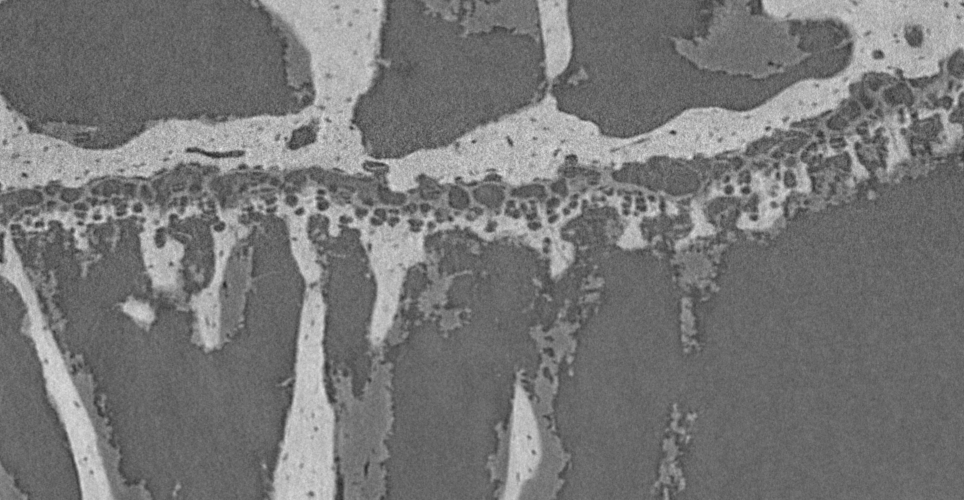
#> input picture 5 Week/V12_10X_x502.png, 964 x 500 px, found by its file name
$ python bone_three_labels.py
#> lines starting #> are read from the running program, lines starting #| are printed output that depends on the picture
import skimage.io
import matplotlib.pyplot as plt
import maxflow.fastmin
import numpy as np

def segmentation_histogram(ax, I, S, edges=None):
    '''
    Histogram for data and each segmentation label.
    '''
    if edges is None:
        edges = np.linspace(I.min(), I.max(), 100)
    ax.hist(I.ravel(), bins=edges, color = 'k')
    centers = 0.5*(edges[:-1] + edges[1:]);
    for k in range(S.max()+1):
        ax.plot(centers, np.histogram(I[S==k].ravel(), edges)[0])


#%% Inspect the image and the histogram
path = 'C:/Users/hujo8/OneDrive/Advanced image analysis/5 Week/'
I = skimage.io.imread(path + 'V12_10X_x502.png').astype(float)/(2**16-1)
#> I: shape (500, 964) float64; min 0.141, max 0.899, mean 0.465
fig, ax = plt.subplots()
ax.imshow(I, cmap=plt.cm.gray)

edges = np.linspace(0, 1, 257)
fig, ax = plt.subplots()
ax.hist(I.ravel(), edges)
ax.set_xlabel('pixel values')
ax.set_ylabel('count')
ax.set_title('intensity histogram')
#%% Define likelihood
mu = np.array([0.40, 0.46, 0.71])
U = np.stack([(I-mu[i])**2 for i in range(len(mu))],axis=2)
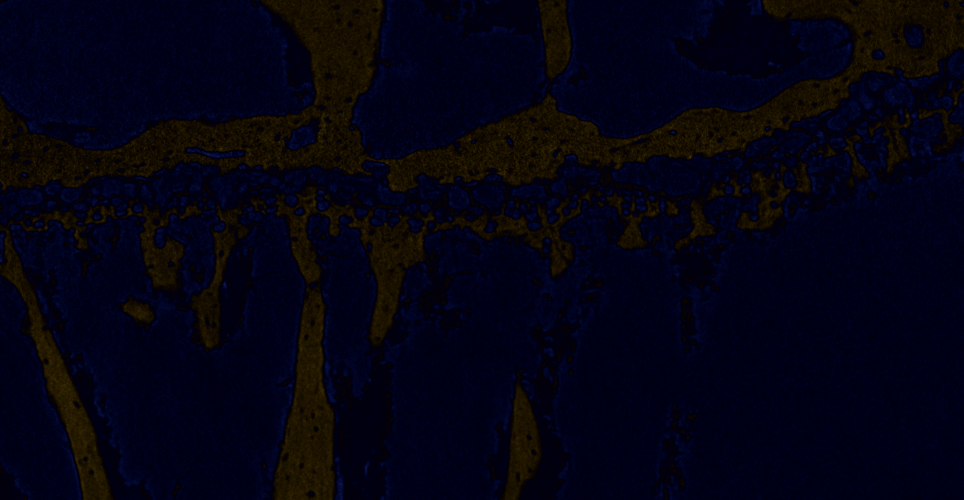
#> U: shape (500, 964, 3) float64; mean of channels 0, 1, 2 0.0196, 0.0154, 0.0755; drawn as R, G, B
S0 = np.argmin(U,axis=2)
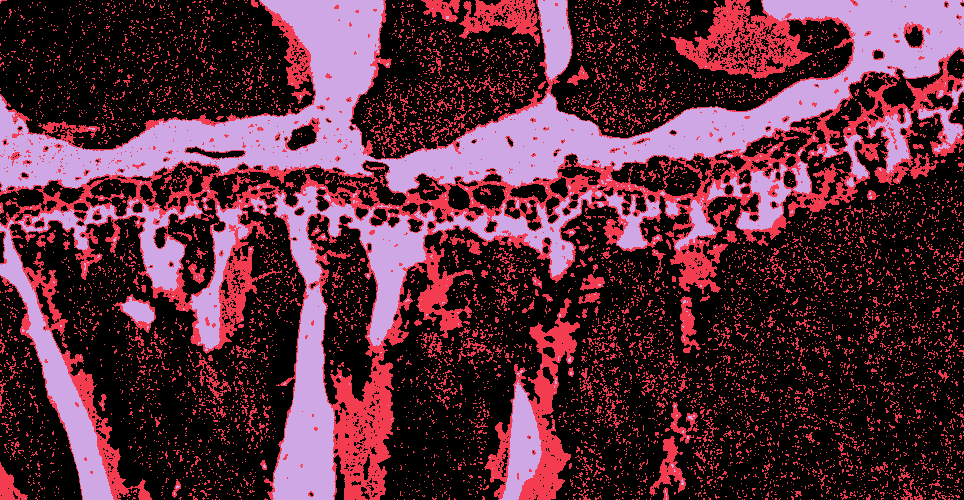
#> S0: shape (500, 964) int64; 3 distinct labels, from 0 to 2; one colour per label, 0 black

fig, ax = plt.subplots()
ax.imshow(S0)
ax.set_title('max likelihood')

#%% Define prior and solve
beta  = 0.02
B = beta - beta*np.eye(len(mu))
#  solving
S = S0.copy()
maxflow.fastmin.aexpansion_grid(U, B, labels = S)
#> (this line was passed over: maxflow is not available in this run)


fig, ax = plt.subplots()
ax.imshow(S)
ax.set_title('max posterior')

fig, ax = plt.subplots()
segmentation_histogram(ax, I, S, edges=edges)
ax.set_aspect(1./ax.get_data_ratio())
ax.set_xlabel('pixel values')
ax.set_ylabel('count')
ax.set_title('segmentation histogram')
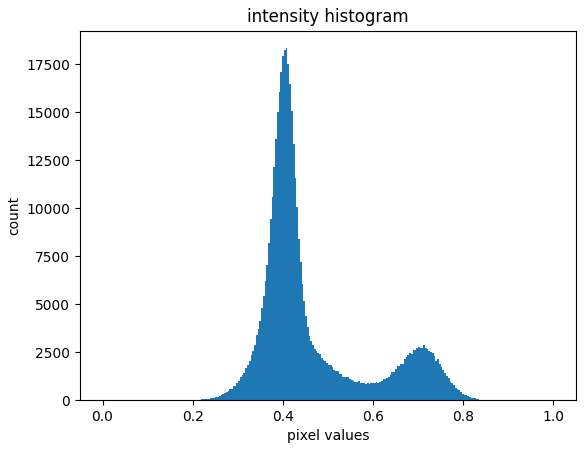
#> figure drawn by matplotlib, 1 panel; tallest bar 18334 high, from x = 0.406 to 0.41
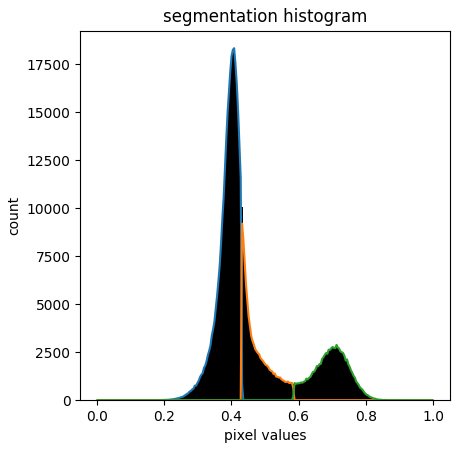
#> figure drawn by matplotlib, 1 panel; tallest bar 18334 high, from x = 0.406 to 0.41; curve peaks at x = 0.408, y = 18334; curve peaks at x = 0.432, y = 9197; curve peaks at x = 0.713, y = 2880

$ run again, with 5 Week/V8_10X_x502.png copied over 5 Week/V12_10X_x502.png
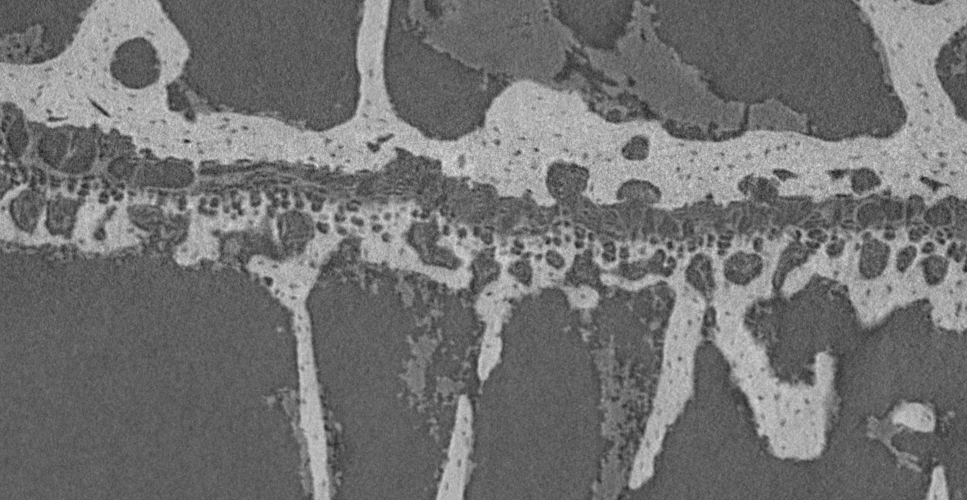
#> input picture 5 Week/V8_10X_x502.png, 967 x 500 px, found by its file name
#> `S0 = np.argmin(U,axis=2)`:
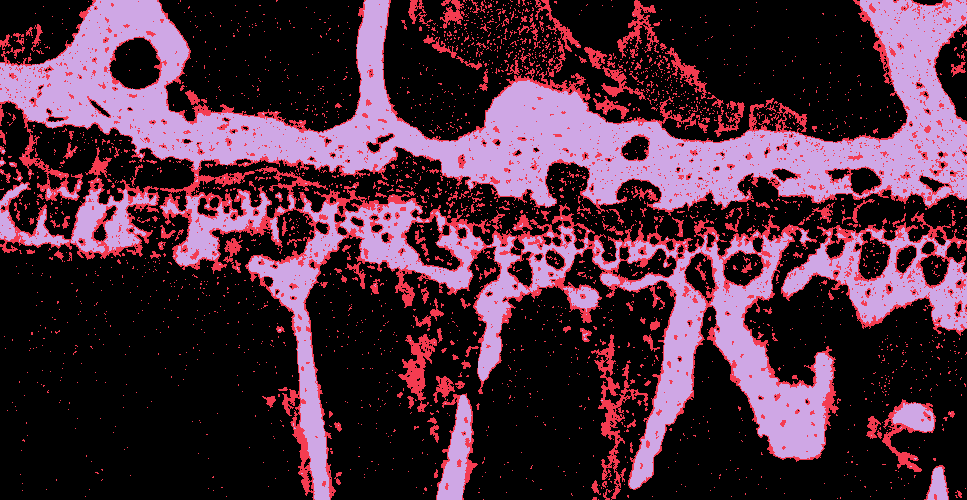
#> S0: shape (500, 967) int64; 3 distinct labels, from 0 to 2; one colour per label, 0 black
#> `ax.set_title('segmentation histogram')`:
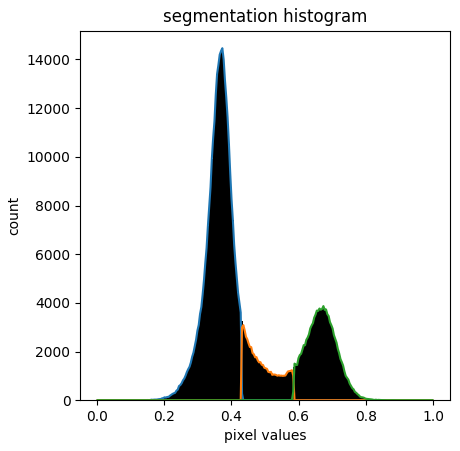
#> figure drawn by matplotlib, 1 panel; tallest bar 14464 high, from x = 0.371 to 0.375; curve peaks at x = 0.373, y = 14464; curve peaks at x = 0.436, y = 3086; curve peaks at x = 0.674, y = 3867

$ run again, with 5 Week/noisy_circles.png copied over 5 Week/V12_10X_x502.png
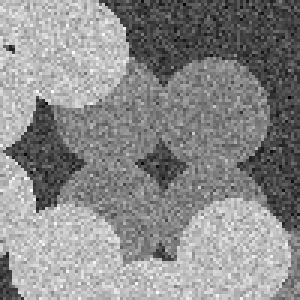
#> input picture 5 Week/noisy_circles.png, 100 x 100 px, found by its file name (shown 3 times larger)
#> `U = np.stack([(I-mu[i])**2 for i in range(len(mu))],axis=2)`:
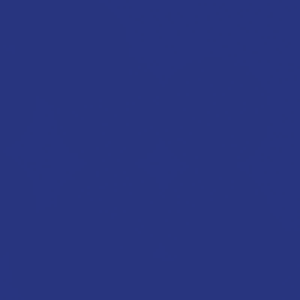
#> U: shape (100, 100, 3) float64 (shown 3 times larger); mean of channels 0, 1, 2 0.158, 0.21, 0.501; drawn as R, G, B
#> S0: shape (100, 100) int64; every value is 0
#> `ax.set_title('segmentation histogram')`:
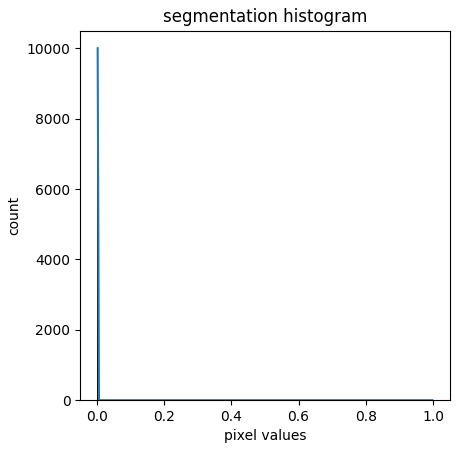
#> figure drawn by matplotlib, 1 panel; tallest bar 10000 high, from x = 0 to 0.00391; curve peaks at x = 0.00195, y = 10000
